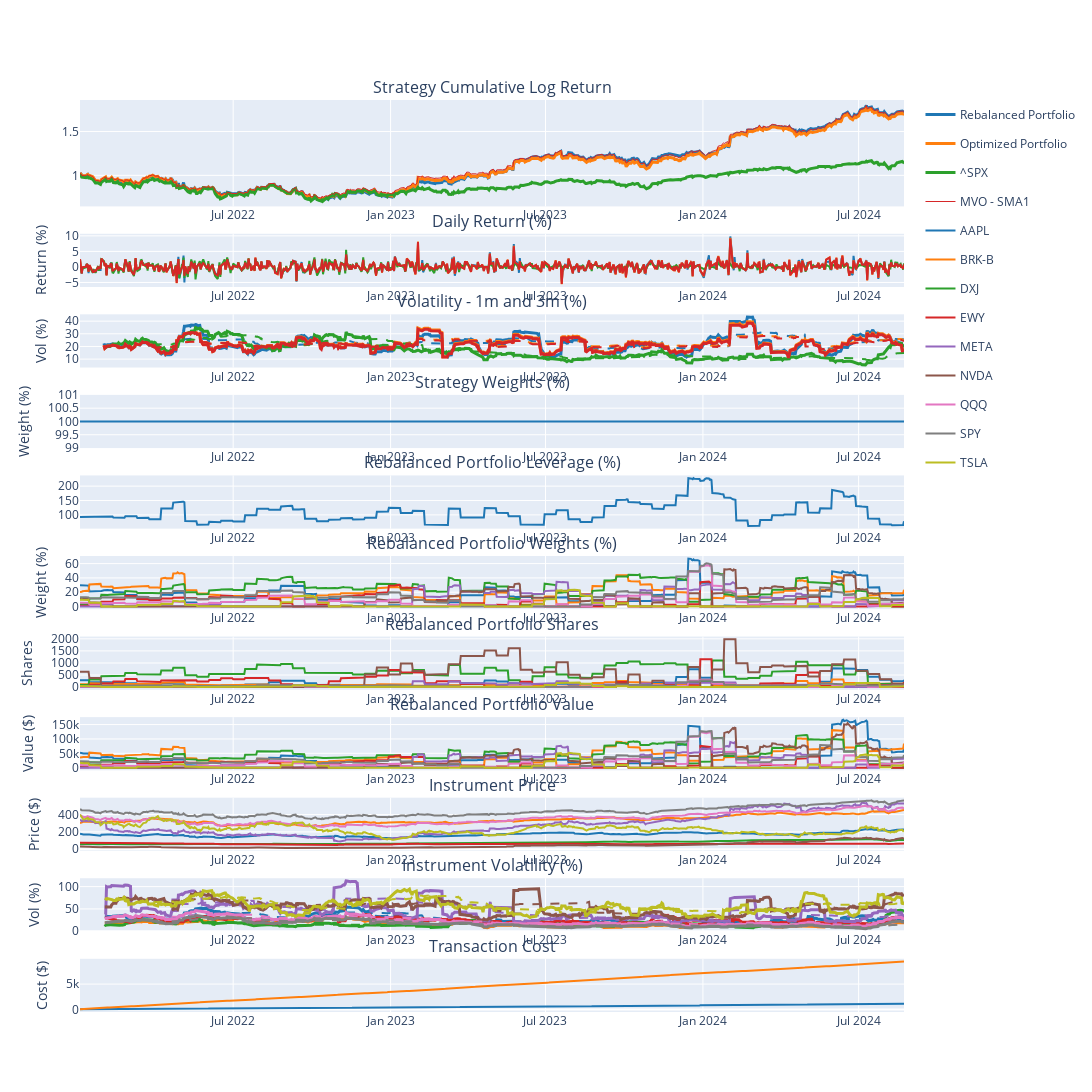

The notebook cell saved with this chart:
### Code cell
portfolio = PortfolioStandard(
    capital=169336.48958837058,
    name='MVOPortfolio',        
    rebalance_iter=RebalancerIter('0 0 * * Fri', 2),    
    tc_model=TransactionCostFutu(), 
    systems=[        
        TradingSubSystemSingle(vol_target=vol_target, instruments=instruments,  strategy=[MeanVarianceOpt(gamma=10, hhi=0.2, lookback=60, confidence=1)], max_leverage=max_leverage, offset=60)
    ]
)

portfolio.set_start_date(start_date)
portfolio.set_end_date(end_date)
portfolio.backtest_subsystems()
portfolio.optimize()
portfolio.backtest()
portfolio.rebalance()
portfolio.performance(show_all_rets=True)

### Figure 1 — Plotly figure (JSON) as saved in the notebook; plotly's stock layout.template omitted (floating-point values rounded to 4 significant figures; data arrays with more than 128 entries replaced by an {"elided": "..."} marker saying what was removed)
{"data": [{"legendgroup": "Rebalanced Portfolio", "line": {"width": 3}, "marker": {"color": "rgb(31, 119, 180)"}, "name": "Rebalanced Portfolio", "type": "scatter", "x": {"elided": "664 str values"}, "xaxis": "x", "y": {"elided": "664 float values"}, "yaxis": "y"}, {"legendgroup": "Rebalanced Portfolio", "marker": {"color": "rgb(31, 119, 180)"}, "name": "Rebalanced Portfolio", "showlegend": false, "type": "scatter", "x": {"elided": "664 str values"}, "xaxis": "x2", "y": {"elided": "664 float values"}, "yaxis": "y2"}, {"legendgroup": "Rebalanced Portfolio", "line": {"width": 3}, "marker": {"color": "rgb(31, 119, 180)"}, "name": "1m - Rebalanced Portfolio", "showlegend": false, "type": "scatter", "x": {"elided": "664 str values"}, "xaxis": "x3", "y": {"elided": "664 float values"}, "yaxis": "y3"}, {"legendgroup": "Rebalanced Portfolio", "line": {"dash": "dash"}, "marker": {"color": "rgb(31, 119, 180)"}, "name": "3m - Rebalanced Portfolio", "showlegend": false, "type": "scatter", "x": {"elided": "664 str values"}, "xaxis": "x3", "y": {"elided": "664 float values"}, "yaxis": "y3"}, {"legendgroup": "Rebalanced Portfolio", "marker": {"color": "rgb(31, 119, 180)"}, "name": "Rebalanced Portfolio", "showlegend": false, "type": "scatter", "x": {"elided": "664 str values"}, "xaxis": "x11", "y": {"elided": "664 float values"}, "yaxis": "y11"}, {"legendgroup": "Optimized Portfolio", "line": {"width": 3}, "marker": {"color": "rgb(255, 127, 14)"}, "name": "Optimized Portfolio", "type": "scatter", "x": {"elided": "664 str values"}, "xaxis": "x", "y": {"elided": "664 float values"}, "yaxis": "y"}, {"legendgroup": "Optimized Portfolio", "marker": {"color": "rgb(255, 127, 14)"}, "name": "Optimized Portfolio", "showlegend": false, "type": "scatter", "x": {"elided": "664 str values"}, "xaxis": "x2", "y": {"elided": "664 float values"}, "yaxis": "y2"}, {"legendgroup": "Optimized Portfolio", "line": {"width": 3}, "marker": {"color": "rgb(255, 127, 14)"}, "name": "1m - Optimized Portfolio", "showlegend": false, "type": "scatter", "x": {"elided": "664 str values"}, "xaxis": "x3", "y": {"elided": "664 float values"}, "yaxis": "y3"}, {"legendgroup": "Optimized Portfolio", "line": {"dash": "dash"}, "marker": {"color": "rgb(255, 127, 14)"}, "name": "3m - Optimized Portfolio", "showlegend": false, "type": "scatter", "x": {"elided": "664 str values"}, "xaxis": "x3", "y": {"elided": "664 float values"}, "yaxis": "y3"}, {"legendgroup": "Optimized Portfolio", "marker": {"color": "rgb(255, 127, 14)"}, "name": "Optimized Portfolio", "showlegend": false, "type": "scatter", "x": {"elided": "664 str values"}, "xaxis": "x11", "y": {"elided": "664 float values"}, "yaxis": "y11"}, {"legendgroup": "^SPX", "line": {"width": 3}, "marker": {"color": "rgb(44, 160, 44)"}, "name": "^SPX", "type": "scatter", "x": {"elided": "664 str values"}, "xaxis": "x", "y": {"elided": "664 float values"}, "yaxis": "y"}, {"legendgroup": "^SPX", "marker": {"color": "rgb(44, 160, 44)"}, "name": "^SPX", "showlegend": false, "type": "scatter", "x": {"elided": "664 str values"}, "xaxis": "x2", "y": {"elided": "664 float values"}, "yaxis": "y2"}, {"legendgroup": "^SPX", "line": {"width": 3}, "marker": {"color": "rgb(44, 160, 44)"}, "name": "1m - ^SPX", "showlegend": false, "type": "scatter", "x": {"elided": "664 str values"}, "xaxis": "x3", "y": {"elided": "664 float values"}, "yaxis": "y3"}, {"legendgroup": "^SPX", "line": {"dash": "dash"}, "marker": {"color": "rgb(44, 160, 44)"}, "name": "3m - ^SPX", "showlegend": false, "type": "scatter", "x": {"elided": "664 str values"}, "xaxis": "x3", "y": {"elided": "664 float values"}, "yaxis": "y3"}, {"legendgroup": "MVO - SMA1", "line": {"width": 1}, "marker": {"color": "rgb(214, 39, 40)"}, "name": "MVO - SMA1", "type": "scatter", "x": {"elided": "664 str values"}, "xaxis": "x", "y": {"elided": "664 float values"}, "yaxis": "y"}, {"legendgroup": "MVO - SMA1", "marker": {"color": "rgb(214, 39, 40)"}, "name": "MVO - SMA1", "showlegend": false, "type": "scatter", "x": {"elided": "664 str values"}, "xaxis": "x2", "y": {"elided": "664 float values"}, "yaxis": "y2"}, {"legendgroup": "MVO - SMA1", "line": {"width": 3}, "marker": {"color": "rgb(214, 39, 40)"}, "name": "1m - MVO - SMA1", "showlegend": false, "type": "scatter", "x": {"elided": "664 str values"}, "xaxis": "x3", "y": {"elided": "664 float values"}, "yaxis": "y3"}, {"legendgroup": "MVO - SMA1", "line": {"dash": "dash"}, "marker": {"color": "rgb(214, 39, 40)"}, "name": "3m - MVO - SMA1", "showlegend": false, "type": "scatter", "x": {"elided": "664 str values"}, "xaxis": "x3", "y": {"elided": "664 float values"}, "yaxis": "y3"}, {"legendgroup": "MVO - SMA1", "marker": {"color": "rgb(31, 119, 180)"}, "name": "MVO - SMA1", "showlegend": false, "type": "scatter", "x": {"elided": "664 str values"}, "xaxis": "x4", "y": {"elided": "664 int values"}, "yaxis": "y4"}, {"marker": {"color": "rgb(31, 119, 180)"}, "showlegend": false, "type": "scatter", "x": {"elided": "664 str values"}, "xaxis": "x5", "y": {"elided": "664 float values"}, "yaxis": "y5"}, {"legendgroup": "AAPL", "marker": {"color": "rgb(31, 119, 180)"}, "name": "AAPL", "showlegend": true, "type": "scatter", "x": {"elided": "664 str values"}, "xaxis": "x6", "y": {"elided": "664 float values"}, "yaxis": "y6"}, {"legendgroup": "AAPL", "marker": {"color": "rgb(31, 119, 180)"}, "name": "AAPL", "showlegend": false, "type": "scatter", "x": {"elided": "664 str values"}, "xaxis": "x7", "y": {"elided": "664 int values"}, "yaxis": "y7"}, {"legendgroup": "AAPL", "marker": {"color": "rgb(31, 119, 180)"}, "name": "AAPL", "showlegend": false, "type": "scatter", "x": {"elided": "664 str values"}, "xaxis": "x8", "y": {"elided": "664 float values"}, "yaxis": "y8"}, {"legendgroup": "AAPL", "marker": {"color": "rgb(31, 119, 180)"}, "name": "AAPL", "showlegend": false, "type": "scatter", "x": {"elided": "664 str values"}, "xaxis": "x9", "y": {"elided": "664 float values"}, "yaxis": "y9"}, {"legendgroup": "AAPL", "line": {"width": 3}, "marker": {"color": "rgb(31, 119, 180)"}, "name": "1m - AAPL", "showlegend": false, "type": "scatter", "x": {"elided": "664 str values"}, "xaxis": "x10", "y": {"elided": "664 float values"}, "yaxis": "y10"}, {"legendgroup": "AAPL", "line": {"dash": "dash"}, "marker": {"color": "rgb(31, 119, 180)"}, "name": "3m - AAPL", "showlegend": false, "type": "scatter", "x": {"elided": "664 str values"}, "xaxis": "x10", "y": {"elided": "664 float values"}, "yaxis": "y10"}, {"legendgroup": "BRK-B", "marker": {"color": "rgb(255, 127, 14)"}, "name": "BRK-B", "showlegend": true, "type": "scatter", "x": {"elided": "664 str values"}, "xaxis": "x6", "y": {"elided": "664 float values"}, "yaxis": "y6"}, {"legendgroup": "BRK-B", "marker": {"color": "rgb(255, 127, 14)"}, "name": "BRK-B", "showlegend": false, "type": "scatter", "x": {"elided": "664 str values"}, "xaxis": "x7", "y": {"elided": "664 int values"}, "yaxis": "y7"}, {"legendgroup": "BRK-B", "marker": {"color": "rgb(255, 127, 14)"}, "name": "BRK-B", "showlegend": false, "type": "scatter", "x": {"elided": "664 str values"}, "xaxis": "x8", "y": {"elided": "664 float values"}, "yaxis": "y8"}, {"legendgroup": "BRK-B", "marker": {"color": "rgb(255, 127, 14)"}, "name": "BRK-B", "showlegend": false, "type": "scatter", "x": {"elided": "664 str values"}, "xaxis": "x9", "y": {"elided": "664 float values"}, "yaxis": "y9"}, {"legendgroup": "BRK-B", "line": {"width": 3}, "marker": {"color": "rgb(255, 127, 14)"}, "name": "1m - BRK-B", "showlegend": false, "type": "scatter", "x": {"elided": "664 str values"}, "xaxis": "x10", "y": {"elided": "664 float values"}, "yaxis": "y10"}, {"legendgroup": "BRK-B", "line": {"dash": "dash"}, "marker": {"color": "rgb(255, 127, 14)"}, "name": "3m - BRK-B", "showlegend": false, "type": "scatter", "x": {"elided": "664 str values"}, "xaxis": "x10", "y": {"elided": "664 float values"}, "yaxis": "y10"}, {"legendgroup": "DXJ", "marker": {"color": "rgb(44, 160, 44)"}, "name": "DXJ", "showlegend": true, "type": "scatter", "x": {"elided": "664 str values"}, "xaxis": "x6", "y": {"elided": "664 float values"}, "yaxis": "y6"}, {"legendgroup": "DXJ", "marker": {"color": "rgb(44, 160, 44)"}, "name": "DXJ", "showlegend": false, "type": "scatter", "x": {"elided": "664 str values"}, "xaxis": "x7", "y": {"elided": "664 int values"}, "yaxis": "y7"}, {"legendgroup": "DXJ", "marker": {"color": "rgb(44, 160, 44)"}, "name": "DXJ", "showlegend": false, "type": "scatter", "x": {"elided": "664 str values"}, "xaxis": "x8", "y": {"elided": "664 float values"}, "yaxis": "y8"}, {"legendgroup": "DXJ", "marker": {"color": "rgb(44, 160, 44)"}, "name": "DXJ", "showlegend": false, "type": "scatter", "x": {"elided": "664 str values"}, "xaxis": "x9", "y": {"elided": "664 float values"}, "yaxis": "y9"}, {"legendgroup": "DXJ", "line": {"width": 3}, "marker": {"color": "rgb(44, 160, 44)"}, "name": "1m - DXJ", "showlegend": false, "type": "scatter", "x": {"elided": "664 str values"}, "xaxis": "x10", "y": {"elided": "664 float values"}, "yaxis": "y10"}, {"legendgroup": "DXJ", "line": {"dash": "dash"}, "marker": {"color": "rgb(44, 160, 44)"}, "name": "3m - DXJ", "showlegend": false, "type": "scatter", "x": {"elided": "664 str values"}, "xaxis": "x10", "y": {"elided": "664 float values"}, "yaxis": "y10"}, {"legendgroup": "EWY", "marker": {"color": "rgb(214, 39, 40)"}, "name": "EWY", "showlegend": true, "type": "scatter", "x": {"elided": "664 str values"}, "xaxis": "x6", "y": {"elided": "664 float values"}, "yaxis": "y6"}, {"legendgroup": "EWY", "marker": {"color": "rgb(214, 39, 40)"}, "name": "EWY", "showlegend": false, "type": "scatter", "x": {"elided": "664 str values"}, "xaxis": "x7", "y": {"elided": "664 int values"}, "yaxis": "y7"}, {"legendgroup": "EWY", "marker": {"color": "rgb(214, 39, 40)"}, "name": "EWY", "showlegend": false, "type": "scatter", "x": {"elided": "664 str values"}, "xaxis": "x8", "y": {"elided": "664 float values"}, "yaxis": "y8"}, {"legendgroup": "EWY", "marker": {"color": "rgb(214, 39, 40)"}, "name": "EWY", "showlegend": false, "type": "scatter", "x": {"elided": "664 str values"}, "xaxis": "x9", "y": {"elided": "664 float values"}, "yaxis": "y9"}, {"legendgroup": "EWY", "line": {"width": 3}, "marker": {"color": "rgb(214, 39, 40)"}, "name": "1m - EWY", "showlegend": false, "type": "scatter", "x": {"elided": "664 str values"}, "xaxis": "x10", "y": {"elided": "664 float values"}, "yaxis": "y10"}, {"legendgroup": "EWY", "line": {"dash": "dash"}, "marker": {"color": "rgb(214, 39, 40)"}, "name": "3m - EWY", "showlegend": false, "type": "scatter", "x": {"elided": "664 str values"}, "xaxis": "x10", "y": {"elided": "664 float values"}, "yaxis": "y10"}, {"legendgroup": "META", "marker": {"color": "rgb(148, 103, 189)"}, "name": "META", "showlegend": true, "type": "scatter", "x": {"elided": "664 str values"}, "xaxis": "x6", "y": {"elided": "664 float values"}, "yaxis": "y6"}, {"legendgroup": "META", "marker": {"color": "rgb(148, 103, 189)"}, "name": "META", "showlegend": false, "type": "scatter", "x": {"elided": "664 str values"}, "xaxis": "x7", "y": {"elided": "664 int values"}, "yaxis": "y7"}, {"legendgroup": "META", "marker": {"color": "rgb(148, 103, 189)"}, "name": "META", "showlegend": false, "type": "scatter", "x": {"elided": "664 str values"}, "xaxis": "x8", "y": {"elided": "664 float values"}, "yaxis": "y8"}, {"legendgroup": "META", "marker": {"color": "rgb(148, 103, 189)"}, "name": "META", "showlegend": false, "type": "scatter", "x": {"elided": "664 str values"}, "xaxis": "x9", "y": {"elided": "664 float values"}, "yaxis": "y9"}, {"legendgroup": "META", "line": {"width": 3}, "marker": {"color": "rgb(148, 103, 189)"}, "name": "1m - META", "showlegend": false, "type": "scatter", "x": {"elided": "664 str values"}, "xaxis": "x10", "y": {"elided": "664 float values"}, "yaxis": "y10"}, {"legendgroup": "META", "line": {"dash": "dash"}, "marker": {"color": "rgb(148, 103, 189)"}, "name": "3m - META", "showlegend": false, "type": "scatter", "x": {"elided": "664 str values"}, "xaxis": "x10", "y": {"elided": "664 float values"}, "yaxis": "y10"}, {"legendgroup": "NVDA", "marker": {"color": "rgb(140, 86, 75)"}, "name": "NVDA", "showlegend": true, "type": "scatter", "x": {"elided": "664 str values"}, "xaxis": "x6", "y": {"elided": "664 float values"}, "yaxis": "y6"}, {"legendgroup": "NVDA", "marker": {"color": "rgb(140, 86, 75)"}, "name": "NVDA", "showlegend": false, "type": "scatter", "x": {"elided": "664 str values"}, "xaxis": "x7", "y": {"elided": "664 int values"}, "yaxis": "y7"}, {"legendgroup": "NVDA", "marker": {"color": "rgb(140, 86, 75)"}, "name": "NVDA", "showlegend": false, "type": "scatter", "x": {"elided": "664 str values"}, "xaxis": "x8", "y": {"elided": "664 float values"}, "yaxis": "y8"}, {"legendgroup": "NVDA", "marker": {"color": "rgb(140, 86, 75)"}, "name": "NVDA", "showlegend": false, "type": "scatter", "x": {"elided": "664 str values"}, "xaxis": "x9", "y": {"elided": "664 float values"}, "yaxis": "y9"}, {"legendgroup": "NVDA", "line": {"width": 3}, "marker": {"color": "rgb(140, 86, 75)"}, "name": "1m - NVDA", "showlegend": false, "type": "scatter", "x": {"elided": "664 str values"}, "xaxis": "x10", "y": {"elided": "664 float values"}, "yaxis": "y10"}, {"legendgroup": "NVDA", "line": {"dash": "dash"}, "marker": {"color": "rgb(140, 86, 75)"}, "name": "3m - NVDA", "showlegend": false, "type": "scatter", "x": {"elided": "664 str values"}, "xaxis": "x10", "y": {"elided": "664 float values"}, "yaxis": "y10"}, {"legendgroup": "QQQ", "marker": {"color": "rgb(227, 119, 194)"}, "name": "QQQ", "showlegend": true, "type": "scatter", "x": {"elided": "664 str values"}, "xaxis": "x6", "y": {"elided": "664 float values"}, "yaxis": "y6"}, {"legendgroup": "QQQ", "marker": {"color": "rgb(227, 119, 194)"}, "name": "QQQ", "showlegend": false, "type": "scatter", "x": {"elided": "664 str values"}, "xaxis": "x7", "y": {"elided": "664 int values"}, "yaxis": "y7"}, {"legendgroup": "QQQ", "marker": {"color": "rgb(227, 119, 194)"}, "name": "QQQ", "showlegend": false, "type": "scatter", "x": {"elided": "664 str values"}, "xaxis": "x8", "y": {"elided": "664 float values"}, "yaxis": "y8"}, {"legendgroup": "QQQ", "marker": {"color": "rgb(227, 119, 194)"}, "name": "QQQ", "showlegend": false, "type": "scatter", "x": {"elided": "664 str values"}, "xaxis": "x9", "y": {"elided": "664 float values"}, "yaxis": "y9"}, {"legendgroup": "QQQ", "line": {"width": 3}, "marker": {"color": "rgb(227, 119, 194)"}, "name": "1m - QQQ", "showlegend": false, "type": "scatter", "x": {"elided": "664 str values"}, "xaxis": "x10", "y": {"elided": "664 float values"}, "yaxis": "y10"}, {"legendgroup": "QQQ", "line": {"dash": "dash"}, "marker": {"color": "rgb(227, 119, 194)"}, "name": "3m - QQQ", "showlegend": false, "type": "scatter", "x": {"elided": "664 str values"}, "xaxis": "x10", "y": {"elided": "664 float values"}, "yaxis": "y10"}, {"legendgroup": "SPY", "marker": {"color": "rgb(127, 127, 127)"}, "name": "SPY", "showlegend": true, "type": "scatter", "x": {"elided": "664 str values"}, "xaxis": "x6", "y": {"elided": "664 float values"}, "yaxis": "y6"}, {"legendgroup": "SPY", "marker": {"color": "rgb(127, 127, 127)"}, "name": "SPY", "showlegend": false, "type": "scatter", "x": {"elided": "664 str values"}, "xaxis": "x7", "y": {"elided": "664 int values"}, "yaxis": "y7"}, {"legendgroup": "SPY", "marker": {"color": "rgb(127, 127, 127)"}, "name": "SPY", "showlegend": false, "type": "scatter", "x": {"elided": "664 str values"}, "xaxis": "x8", "y": {"elided": "664 float values"}, "yaxis": "y8"}, {"legendgroup": "SPY", "marker": {"color": "rgb(127, 127, 127)"}, "name": "SPY", "showlegend": false, "type": "scatter", "x": {"elided": "664 str values"}, "xaxis": "x9", "y": {"elided": "664 float values"}, "yaxis": "y9"}, {"legendgroup": "SPY", "line": {"width": 3}, "marker": {"color": "rgb(127, 127, 127)"}, "name": "1m - SPY", "showlegend": false, "type": "scatter", "x": {"elided": "664 str values"}, "xaxis": "x10", "y": {"elided": "664 float values"}, "yaxis": "y10"}, {"legendgroup": "SPY", "line": {"dash": "dash"}, "marker": {"color": "rgb(127, 127, 127)"}, "name": "3m - SPY", "showlegend": false, "type": "scatter", "x": {"elided": "664 str values"}, "xaxis": "x10", "y": {"elided": "664 float values"}, "yaxis": "y10"}, {"legendgroup": "TSLA", "marker": {"color": "rgb(188, 189, 34)"}, "name": "TSLA", "showlegend": true, "type": "scatter", "x": {"elided": "664 str values"}, "xaxis": "x6", "y": {"elided": "664 float values"}, "yaxis": "y6"}, {"legendgroup": "TSLA", "marker": {"color": "rgb(188, 189, 34)"}, "name": "TSLA", "showlegend": false, "type": "scatter", "x": {"elided": "664 str values"}, "xaxis": "x7", "y": {"elided": "664 int values"}, "yaxis": "y7"}, {"legendgroup": "TSLA", "marker": {"color": "rgb(188, 189, 34)"}, "name": "TSLA", "showlegend": false, "type": "scatter", "x": {"elided": "664 str values"}, "xaxis": "x8", "y": {"elided": "664 float values"}, "yaxis": "y8"}, {"legendgroup": "TSLA", "marker": {"color": "rgb(188, 189, 34)"}, "name": "TSLA", "showlegend": false, "type": "scatter", "x": {"elided": "664 str values"}, "xaxis": "x9", "y": {"elided": "664 float values"}, "yaxis": "y9"}, {"legendgroup": "TSLA", "line": {"width": 3}, "marker": {"color": "rgb(188, 189, 34)"}, "name": "1m - TSLA", "showlegend": false, "type": "scatter", "x": {"elided": "664 str values"}, "xaxis": "x10", "y": {"elided": "664 float values"}, "yaxis": "y10"}, {"legendgroup": "TSLA", "line": {"dash": "dash"}, "marker": {"color": "rgb(188, 189, 34)"}, "name": "3m - TSLA", "showlegend": false, "type": "scatter", "x": {"elided": "664 str values"}, "xaxis": "x10", "y": {"elided": "664 float values"}, "yaxis": "y10"}], "layout": {"annotations": [{"font": {"size": 16}, "showarrow": false, "text": "Strategy Cumulative Log Return", "x": 0.5, "xanchor": "center", "xref": "paper", "y": 1, "yanchor": "bottom", "yref": "paper"}, {"font": {"size": 16}, "showarrow": false, "text": "Daily Return (%)", "x": 0.5, "xanchor": "center", "xref": "paper", "y": 0.8533, "yanchor": "bottom", "yref": "paper"}, {"font": {"size": 16}, "showarrow": false, "text": "Volatility - 1m and 3m (%)", "x": 0.5, "xanchor": "center", "xref": "paper", "y": 0.765, "yanchor": "bottom", "yref": "paper"}, {"font": {"size": 16}, "showarrow": false, "text": "Strategy Weights (%)", "x": 0.5, "xanchor": "center", "xref": "paper", "y": 0.6767, "yanchor": "bottom", "yref": "paper"}, {"font": {"size": 16}, "showarrow": false, "text": "Rebalanced Portfolio Leverage (%)", "x": 0.5, "xanchor": "center", "xref": "paper", "y": 0.5883, "yanchor": "bottom", "yref": "paper"}, {"font": {"size": 16}, "showarrow": false, "text": "Rebalanced Portfolio Weights (%)", "x": 0.5, "xanchor": "center", "xref": "paper", "y": 0.5, "yanchor": "bottom", "yref": "paper"}, {"font": {"size": 16}, "showarrow": false, "text": "Rebalanced Portfolio Shares", "x": 0.5, "xanchor": "center", "xref": "paper", "y": 0.4117, "yanchor": "bottom", "yref": "paper"}, {"font": {"size": 16}, "showarrow": false, "text": "Rebalanced Portfolio Value", "x": 0.5, "xanchor": "center", "xref": "paper", "y": 0.3233, "yanchor": "bottom", "yref": "paper"}, {"font": {"size": 16}, "showarrow": false, "text": "Instrument Price", "x": 0.5, "xanchor": "center", "xref": "paper", "y": 0.235, "yanchor": "bottom", "yref": "paper"}, {"font": {"size": 16}, "showarrow": false, "text": "Instrument Volatility (%)", "x": 0.5, "xanchor": "center", "xref": "paper", "y": 0.1467, "yanchor": "bottom", "yref": "paper"}, {"font": {"size": 16}, "showarrow": false, "text": "Transaction Cost", "x": 0.5, "xanchor": "center", "xref": "paper", "y": 0.05833, "yanchor": "bottom", "yref": "paper"}], "height": 3700, "hovermode": "x", "width": 1500, "xaxis": {"anchor": "y", "domain": [0, 1], "matches": "x11", "showticklabels": true}, "xaxis10": {"anchor": "y10", "domain": [0, 1], "matches": "x11", "showticklabels": true}, "xaxis11": {"anchor": "y11", "domain": [0, 1], "showticklabels": true}, "xaxis2": {"anchor": "y2", "domain": [0, 1], "matches": "x11", "showticklabels": true}, "xaxis3": {"anchor": "y3", "domain": [0, 1], "matches": "x11", "showticklabels": true}, "xaxis4": {"anchor": "y4", "domain": [0, 1], "matches": "x11", "showticklabels": true}, "xaxis5": {"anchor": "y5", "domain": [0, 1], "matches": "x11", "showticklabels": true}, "xaxis6": {"anchor": "y6", "domain": [0, 1], "matches": "x11", "showticklabels": true}, "xaxis7": {"anchor": "y7", "domain": [0, 1], "matches": "x11", "showticklabels": true}, "xaxis8": {"anchor": "y8", "domain": [0, 1], "matches": "x11", "showticklabels": true}, "xaxis9": {"anchor": "y9", "domain": [0, 1], "matches": "x11", "showticklabels": true}, "yaxis": {"anchor": "x", "domain": [0.8833, 1]}, "yaxis10": {"anchor": "x10", "domain": [0.08833, 0.1467], "title": {"text": "Vol (%)"}}, "yaxis11": {"anchor": "x11", "domain": [0, 0.05833], "title": {"text": "Cost ($)"}}, "yaxis2": {"anchor": "x2", "domain": [0.795, 0.8533], "title": {"text": "Return (%)"}}, "yaxis3": {"anchor": "x3", "domain": [0.7067, 0.765], "title": {"text": "Vol (%)"}}, "yaxis4": {"anchor": "x4", "domain": [0.6183, 0.6767], "title": {"text": "Weight (%)"}}, "yaxis5": {"anchor": "x5", "domain": [0.53, 0.5883]}, "yaxis6": {"anchor": "x6", "domain": [0.4417, 0.5], "title": {"text": "Weight (%)"}}, "yaxis7": {"anchor": "x7", "domain": [0.3533, 0.4117], "title": {"text": "Shares"}}, "yaxis8": {"anchor": "x8", "domain": [0.265, 0.3233], "title": {"text": "Value ($)"}}, "yaxis9": {"anchor": "x9", "domain": [0.1767, 0.235], "title": {"text": "Price ($)"}}}}
